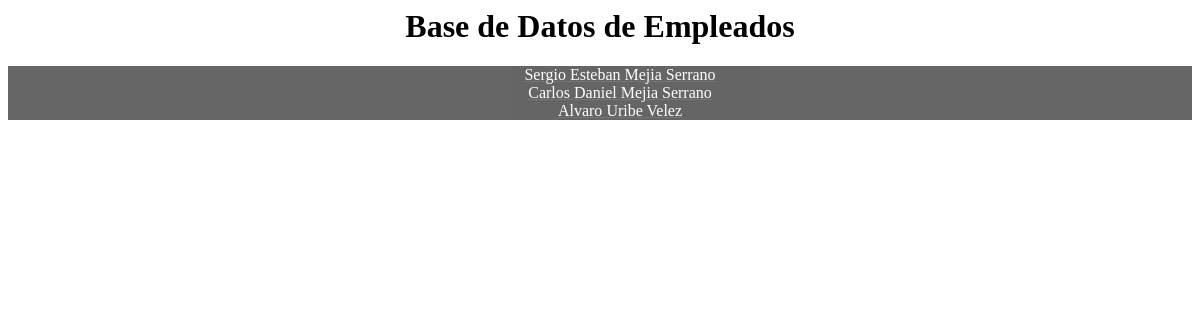
/, run on an earlier commit of the app's database.
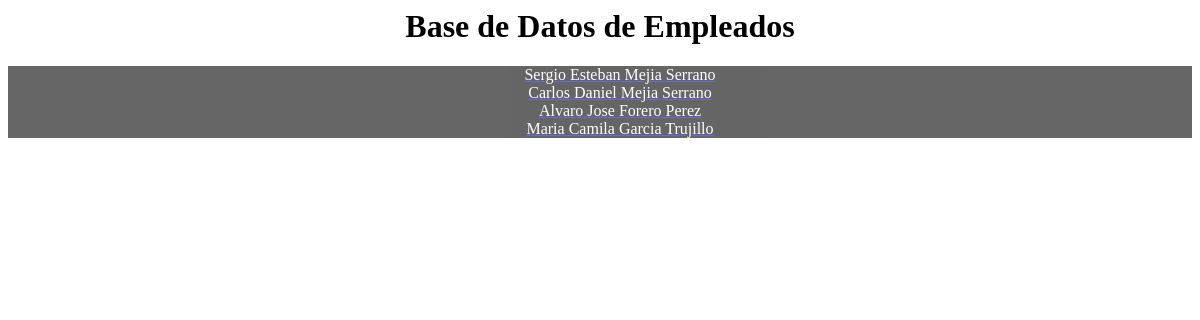
And on a later commit of the database.
### workers/models.py (models this page shows, shortened)
class Worker(models.Model):
	pp = (
		('Y','Yes'),
		('N','No'),
		)
	sx = (
		('F','Female'),
		('M','Male'),
		)
	last_name =  models.CharField(max_length=100)
	first_name = models.CharField(max_length=100)
	age = models.CharField(max_length=3,default=1)
	sex = models.CharField(max_length=1,choices=sx)
	email = models.EmailField(default='s@sergioe21.com')
	paid = models.CharField(max_length=1,choices = pp)
	url_background = models.CharField(max_length=500,default='http://www.vallourec-ra2013.com/assets/img/background/background-univ-petrole-degrade.png')

### workers/views.py (the view)
# urls.py: url(r'^$',views.show, name='show'),
def show(request):
	return render(request,'workers/index.html',{'workers':Worker.objects.all()})

### workers/templates/workers/index.html
{% load staticfiles %}
<HTML>
<head>
	<link rel="stylesheet" type="text/css" href="{% static 'workers/index.css'%}">
</head>
<body>
	<header>
		<h1>Base de Datos de Empleados</h1>
	</header>
	<div>
		<ul>
			{% for worker in workers %}
			<a href="/{{worker.id}}"><li>{{worker.first_name}} {{worker.last_name}} </li></a>
			{% endfor %}
		</ul>
	</div>
</body>
</HTML>

### workers/static/workers/index.css (style rules this page uses)
li { text-align: center; list-style-type: none; color: #ffffff; }
h1 { text-align: center; }
div { background-color: #000000; opacity: 0.6; }

What changed in the data, as far as the page shows it:
changed Worker: first_name "Alvaro" → "Alvaro Jose"; last_name "Uribe Velez" → "Forero Perez"
added Worker: first_name "Maria Camila", last_name "Garcia Trujillo"
